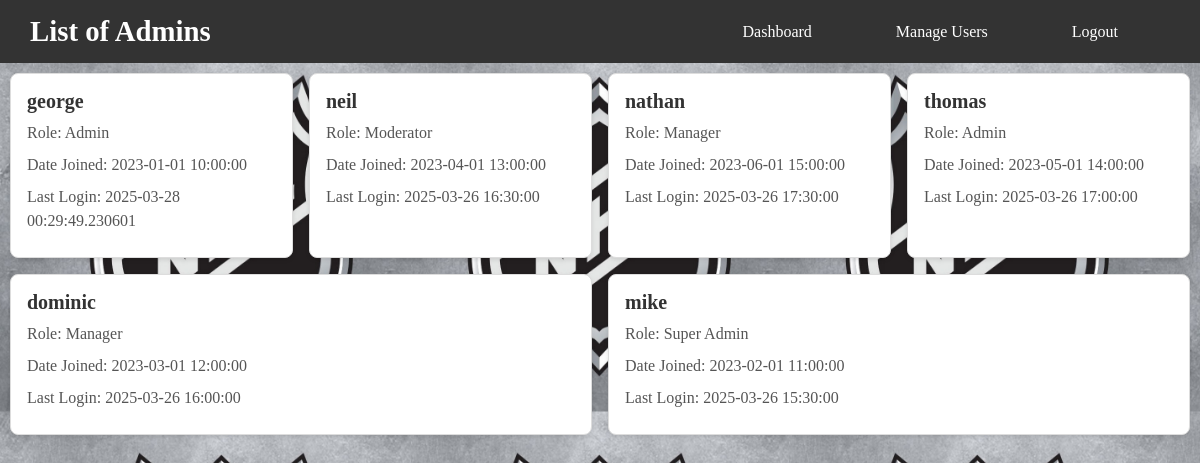
The app's page /admin_table, older data.
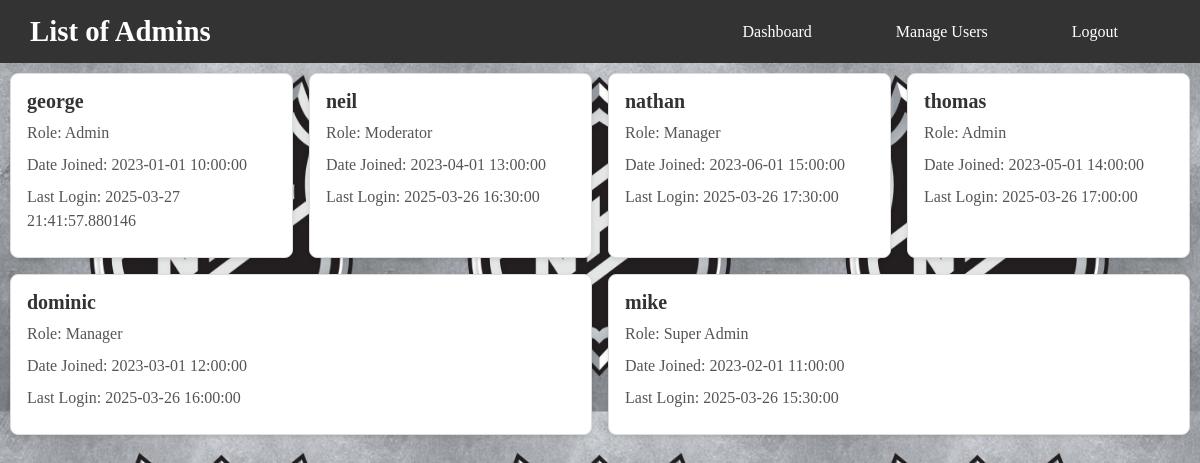
The same page, newer data.
### app/app.py (models this page shows)
class Admin(UserMixin, db.Model):
    __tablename__ = 'admin'
    id = db.Column(db.Integer, primary_key=True)
    username = db.Column(db.String(80), unique=True, nullable=False)
    password = db.Column(db.String(80), unique=True, nullable=False)
    role = db.Column(db.String(50), nullable=False, default="Admin")
    last_login = db.Column(db.DateTime, default=datetime, onupdate=datetime.utcnow)
    date_joined = db.Column(db.DateTime, default=datetime.utcnow)

### app/app.py (the view)
@app.route("/admin_table")
def admin_table():
    admins = Admin.query.all()
    for admin in admins:
        print(f"Admin Username: {admin.username}")
    return render_template("Admin/admin_table.html", admins=admins)

### app/templates/Admin/admin_table.html (shortened to what this page needs)
<!DOCTYPE html>
<html lang="en">
<head>
    <link href="{{ url_for('static', filename='CSS/pages/adminStyles.css') }}" rel="stylesheet" type="text/css">
    <link href="{{ url_for('static', filename='CSS/components/basics.css') }}" rel="stylesheet" type="text/css">
    <link href="{{ url_for('static', filename='CSS/components/container.css') }}" rel="stylesheet" type="text/css">
    <link href="{{ url_for('static', filename='CSS/pages/index.css') }}" rel="stylesheet" type="text/css">
</head>
<body>
    <header>
        <nav class="navbar">
            <h1>List of Admins</h1>
            <ul class="nav-links">
                <li><a href="{{ url_for('admin_home') }}">Dashboard</a></li>
                <li><a href="{{ url_for('manage_users') }}">Manage Users</a></li>
                <li><a href="{{ url_for('logout') }}">Logout</a></li>
            </ul>
        </nav>
    </header>
    <main>
        <div class="user-card-container">
            {% for admin in admins %}
                    <div class="user-card">
                        <h3>{{ admin.username }}</h3>
                        <p>Role: {{ admin.role }}</p>
                        <p>Date Joined: {{ admin.date_joined }}</p>
                        <p>Last Login: {{ admin.last_login }}</p>
                    </div>
            {% endfor %}
        </div>
    </main>
</body>
</html>

Row changes from the older to the newer data that the page shows:
changed Admin "george": last_login "2025-03-28 00:29:49.230601" → "2025-03-27 21:41:57.880146"
